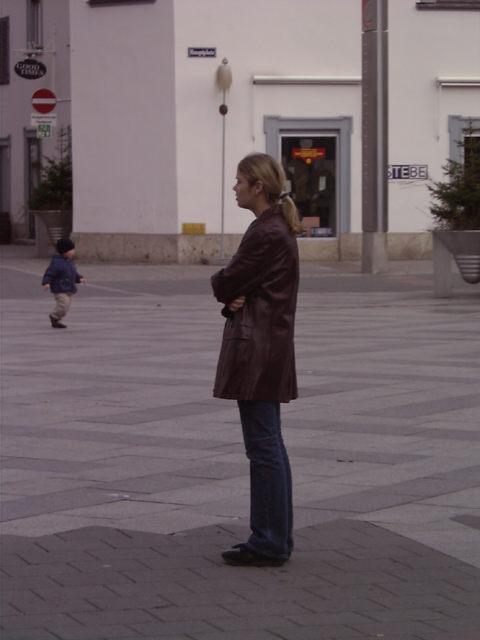
#> input picture detection_hog/hog/images/person_010.bmp, 480 x 640 px
$ python canny.py
#> lines starting #> are read from the running program, lines starting #| are printed output that depends on the picture; after the words box and inside, x2 and y2 are one past the last pixel; in counts of white or black regions, pixels touching at a corner belong together
import cv2
import numpy as np
from matplotlib import pyplot as plt

img = cv2.imread("images/person_010.bmp", 0)
#> img: shape (640, 480); min 8, max 212, mean 103.6
img_gaussian = cv2.GaussianBlur(img,(3,3),0)
edges = cv2.Canny(img_gaussian, 100, 200)
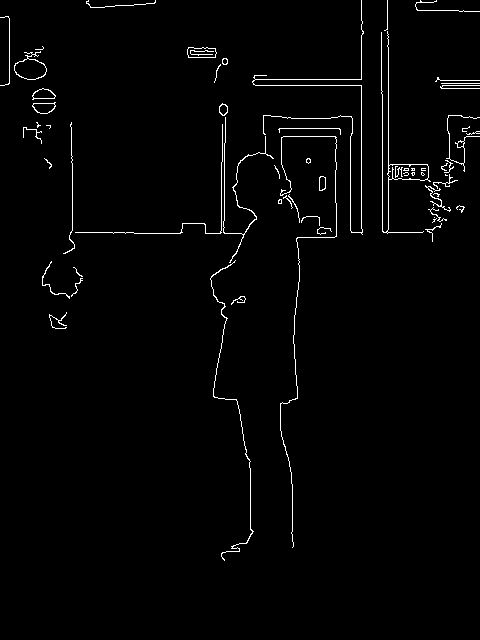
#> edges: shape (640, 480); 1.7% white in thin lines or dots, all inside (x1, y1, x2, y2) = (0, 0, 480, 561)
plt.subplot(121), plt.imshow(img, cmap='gray')
plt.title('Original Image'), plt.xticks([]), plt.yticks([])
plt.subplot(122), plt.imshow(edges, cmap='gray')
plt.title('Edge Image'), plt.xticks([]), plt.yticks([])
plt.show()
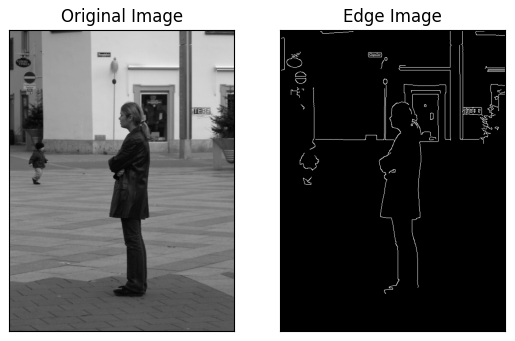
#> figure drawn by matplotlib, 2 panels

$ run again, with detection_hog/hog/images/person_029.bmp copied over detection_hog/hog/images/person_010.bmp
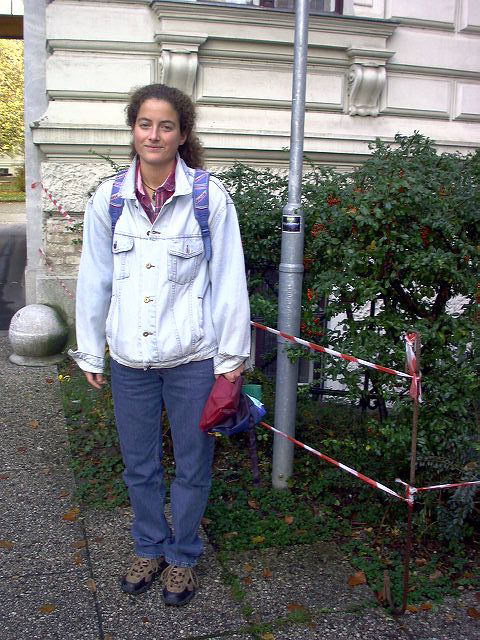
#> input picture detection_hog/hog/images/person_029.bmp, 480 x 640 px
#> `edges = cv2.Canny(img_gaussian, 100, 200)`:
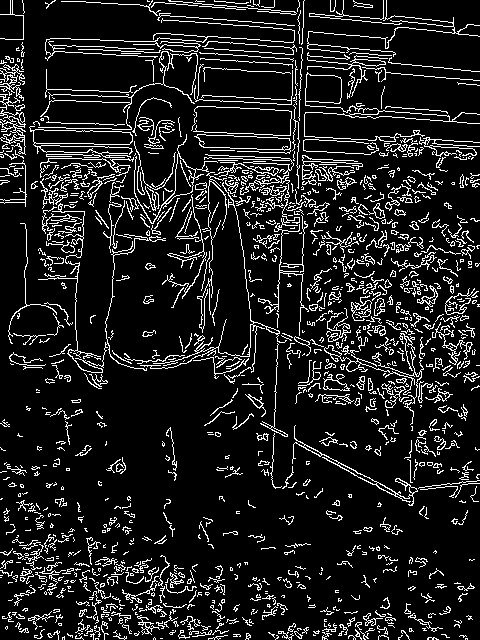
#> edges: shape (640, 480); 11.9% white in thin lines or dots
#> `plt.show()`:
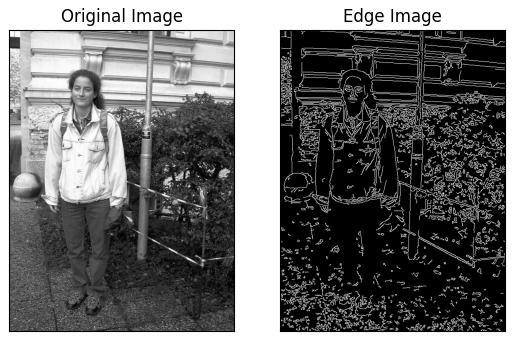
#> figure drawn by matplotlib, 2 panels

$ run again, with detection_hog/hog/images/person_032.bmp copied over detection_hog/hog/images/person_010.bmp
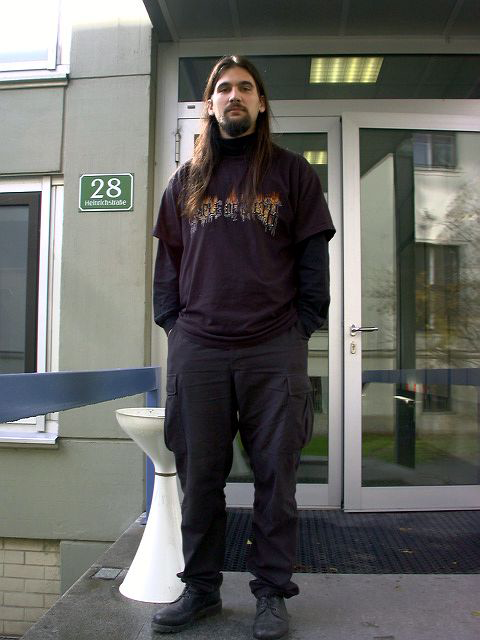
#> input picture detection_hog/hog/images/person_032.bmp, 480 x 640 px
#> `edges = cv2.Canny(img_gaussian, 100, 200)`:
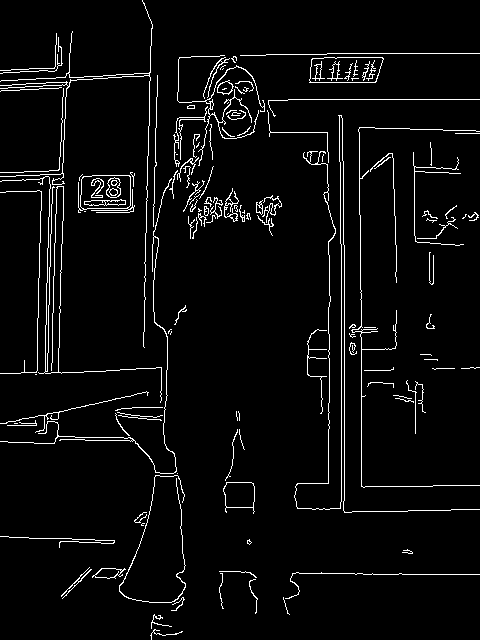
#> edges: shape (640, 480); 4.2% white in thin lines or dots
#> `plt.show()`:
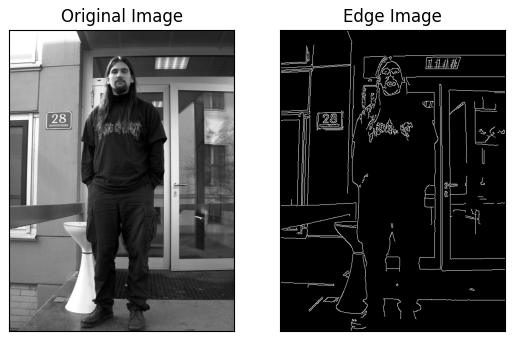
#> figure drawn by matplotlib, 2 panels

$ run again, with detection_hog/hog/images/person_156.bmp copied over detection_hog/hog/images/person_010.bmp
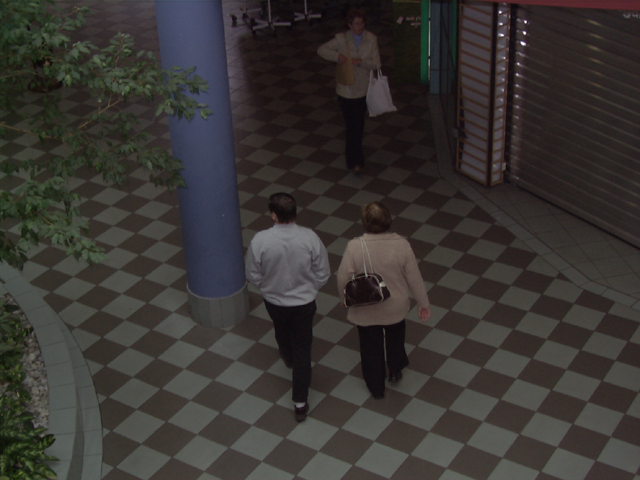
#> input picture detection_hog/hog/images/person_156.bmp, 640 x 480 px
#> `edges = cv2.Canny(img_gaussian, 100, 200)`:
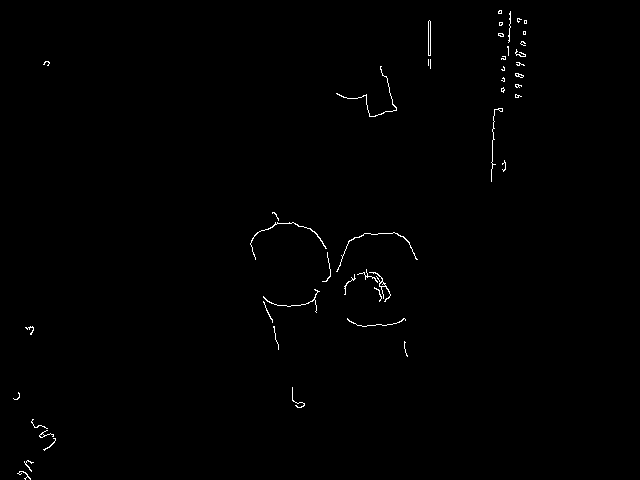
#> edges: shape (480, 640); 0.52% white in thin lines or dots, all inside (x1, y1, x2, y2) = (13, 10, 527, 480)
#> `plt.show()`:
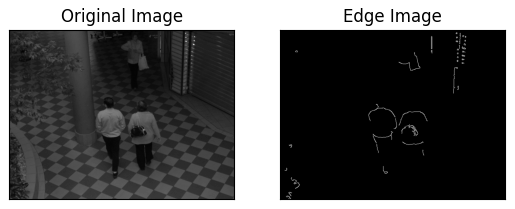
#> figure drawn by matplotlib, 2 panels
